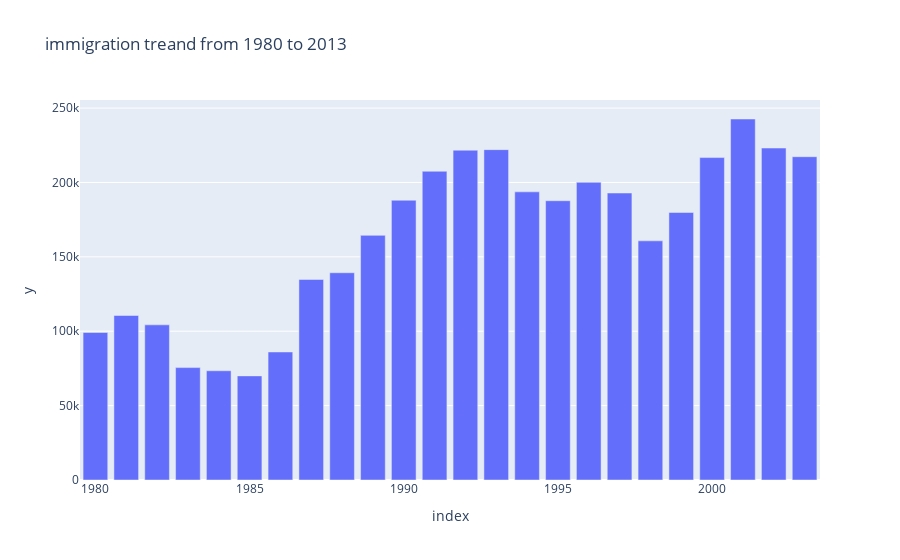

Notebook source saved alongside this figure:
### Code cell
year_sum=df[years].sum()
px.bar(year_sum, x = year_sum.index,y=year_sum.values,
        title='immigration treand from 1980 to 2013')

### Figure 1 — Plotly figure (JSON) as saved in the notebook; plotly's stock layout.template omitted (floating-point values rounded to 4 significant figures)
{"data": [{"alignmentgroup": "True", "hovertemplate": "index=%{x}<br>y=%{y}<extra></extra>", "legendgroup": "", "marker": {"color": "#636efa", "pattern": {"shape": ""}}, "name": "", "offsetgroup": "", "orientation": "v", "showlegend": false, "textposition": "auto", "type": "bar", "x": [1980, 1981, 1982, 1983, 1984, 1985, 1986, 1987, 1988, 1989, 1990, 1991, 1992, 1993, 1994, 1995, 1996, 1997, 1998, 1999, 2000, 2001, 2002, 2003], "xaxis": "x", "y": [99137, 110563, 104271, 75550, 73417, 69978, 86048, 134771, 139306, 164432, 188054, 207509, 221687, 222049, 193665, 187712, 200085, 192885, 160727, 179818, 216712, 242643, 223111, 217297], "yaxis": "y"}], "layout": {"barmode": "relative", "legend": {"tracegroupgap": 0}, "title": {"text": "immigration treand from 1980 to 2013"}, "xaxis": {"anchor": "y", "domain": [0, 1], "title": {"text": "index"}}, "yaxis": {"anchor": "x", "domain": [0, 1], "title": {"text": "y"}}}}
